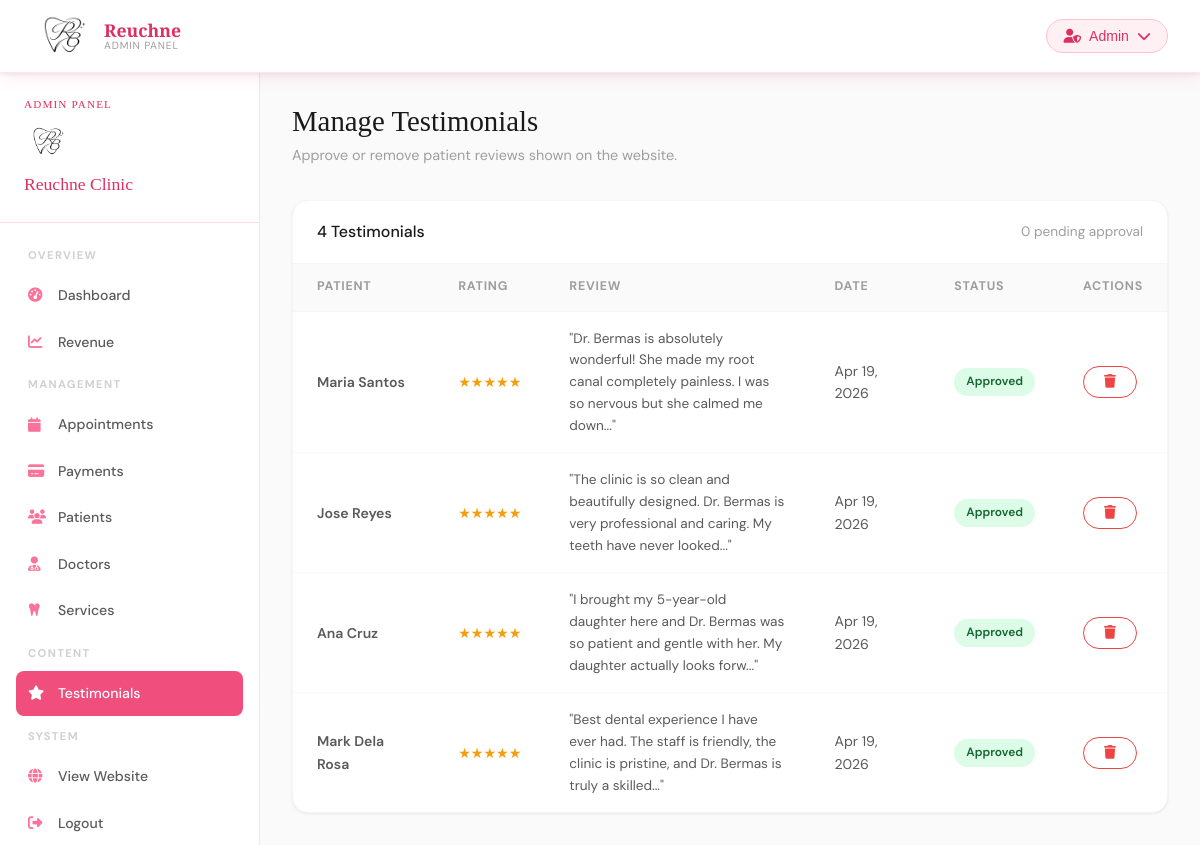
/admin/testimonials.php (signed in), run on the app's committed database.
### tables this page shows
CREATE TABLE testimonials (
    id INT AUTO_INCREMENT PRIMARY KEY,
    patient_id INT,
    patient_name VARCHAR(150),
    content TEXT NOT NULL,
    rating INT DEFAULT 5,
    is_approved TINYINT(1) DEFAULT 0,
    created_at TIMESTAMP DEFAULT CURRENT_TIMESTAMP,
    FOREIGN KEY (patient_id) REFERENCES users(id) ON DELETE SET NULL
);

### includes/auth.php (called while the page is built, shortened)
<?php
function sanitize($input) {
    return htmlspecialchars(strip_tags(trim($input)));
}

### admin/testimonials.php (the view, shortened to what this page needs)
<?php
require_once __DIR__ . '/../includes/auth.php';
$db = getDB();
$testimonials = $db->query("SELECT * FROM testimonials ORDER BY is_approved ASC, created_at DESC")->fetch_all(MYSQLI_ASSOC);
require_once __DIR__ . '/../includes/admin-sidebar.php';
?>
<div class="page-header">
    <h1>Manage Testimonials</h1>
    <p>Approve or remove patient reviews shown on the website.</p>
</div>
<div class="table-card">
    <div class="table-header">
        <h3><?= count($testimonials) ?> Testimonials</h3>
        <span style="font-size:0.85rem;color:var(--gray-500)"><?= count(array_filter($testimonials,fn($t)=>!$t['is_approved'])) ?> pending approval</span>
    </div>
    <div class="table-wrap">
        <table>
            <thead><tr><th>Patient</th><th>Rating</th><th>Review</th><th>Date</th><th>Status</th><th>Actions</th></tr></thead>
            <tbody>
            <?php foreach ($testimonials as $t): ?>
            <tr style="<?= !$t['is_approved'] ? 'background:var(--pink-50)' : '' ?>">
                <td style="font-weight:600"><?= sanitize($t['patient_name'] ?? 'Anonymous') ?></td>
                <td style="color:#f59e0b"><?= str_repeat('★',$t['rating']) ?></td>
                <td style="max-width:300px;font-size:0.85rem;color:var(--gray-700)">"<?= sanitize(substr($t['content'],0,120)) ?>..."</td>
                <td><?= date('M d, Y', strtotime($t['created_at'])) ?></td>
                <td>
                    <?php if ($t['is_approved']): ?>
                    <span class="badge badge-approved">Approved</span>
                    <?php else: ?>
                    <span class="badge badge-pending">Pending</span>
                    <?php endif; ?>
                </td>
                <td>
                    <div style="display:flex;gap:0.4rem">
                        <a href="?delete=<?= $t['id'] ?>" class="btn-secondary btn-sm" style="font-size:0.73rem;color:#ef4444;border-color:#ef4444" data-confirm="Delete this testimonial?"><i class="fas fa-trash"></i></a>
                    </div>
                </td>
            </tr>
            <?php endforeach; ?>
            </tbody>
        </table>
    </div>
</div>
<?php require_once __DIR__ . '/../includes/dashboard-footer.php'; ?>

### assets/css/main.css (style rules this page uses)
:root { --pink-50: #fff0f4; --pink-100: #ffe0e9; --pink-200: #ffc0d3; --pink-300: #ff99b8; --pink-400: #f9739a; --pink-500: #f04e7d; --pink-600: #dc3060; --pink-700: #b8204a; --white: #ffffff; --gray-50: #fafafa; --gray-100: #f5f5f5; --gray-200: #e8e8e8; --gray-300: #d0d0d0; --gray-500: #9e9e9e; --gray-700: #5a5a5a; --gray-900: #1a1a1a; --shadow-sm: 0 1px 3px rgba(240,78,125,0.08), 0 1px 2px rgba(0,0,0,0.04); --shadow-md: 0 4px 16px rgba(240,78,125,0.12), 0 2px 4px rgba(0,0,0,0.06); --shadow-lg: 0 10px 40px rgba(240,78,125,0.16), 0 4px 12px rgba(0,0,0,0.08); --shadow-xl: 0 24px 64px rgba(240,78,125,0.18); --radius-sm: 8px; --radius-md: 16px; --radius-lg: 24px; --radius-xl: 32px; --font-display: 'Cormorant Garamond', 'Playfair Display', Georgia, serif; --font-body: 'DM Sans', system-ui, sans-serif; --transition: all 0.3s cubic-bezier(0.4, 0, 0.2, 1); }
*, *::before, *::after { box-sizing: border-box; margin: 0; padding: 0; }
html { scroll-behavior: smooth; }
body { font-family: var(--font-body); color: var(--gray-900); background: var(--white); line-height: 1.6; overflow-x: hidden; }
h1,h2,h3,h4,h5 { font-family: var(--font-display); line-height: 1.2; }
h1 { font-size: clamp(2.4rem, 5vw, 4rem); font-weight: 400; }
h3 { font-size: clamp(1.3rem, 2.5vw, 1.8rem); font-weight: 500; }
p { color: var(--gray-700); font-size: 0.97rem; line-height: 1.75; }
a { text-decoration: none; color: inherit; }
.btn-secondary { display: inline-flex; align-items: center; gap: 0.5rem; padding: 0.85rem 2rem; border-radius: 50px; background: transparent; color: var(--pink-500); border: 1.5px solid var(--pink-400); font-family: var(--font-body); font-size: 0.95rem; font-weight: 500; cursor: pointer; transition: var(--transition); text-decoration: none; }
.btn-sm { padding: 0.5rem 1.25rem !important; font-size: 0.85rem !important; }
.page-header { margin-bottom: 2rem; }
.page-header h1 { font-size: 1.8rem; margin-bottom: 0.25rem; }
.page-header p { color: var(--gray-500); font-size: 0.9rem; }
.table-card { background: white; border-radius: var(--radius-md); box-shadow: var(--shadow-sm); border: 1px solid var(--gray-100); overflow: hidden; }
.table-header { padding: 1.25rem 1.5rem; border-bottom: 1px solid var(--gray-100); display: flex; align-items: center; justify-content: space-between; flex-wrap: gap; gap: 1rem; }
.table-header h3 { font-size: 1rem; margin: 0; font-family: var(--font-body); }
.table-wrap { overflow-x: auto; }
table { width: 100%; border-collapse: collapse; }
thead th { padding: 0.85rem 1.5rem; text-align: left; font-size: 0.78rem; font-weight: 700; color: var(--gray-500); letter-spacing: 0.06em; text-transform: uppercase; background: var(--gray-50); border-bottom: 1px solid var(--gray-100); }
tbody td { padding: 1rem 1.5rem; font-size: 0.88rem; color: var(--gray-700); border-bottom: 1px solid var(--gray-50); }
tbody tr:last-child td { border-bottom: none; }
.badge { display: inline-flex; align-items: center; gap: 0.3rem; padding: 0.25rem 0.75rem; border-radius: 50px; font-size: 0.75rem; font-weight: 600; }
.badge-approved { background: #dcfce7; color: #166534; }

### data on the page
testimonials: patient_name "Maria Santos", rating "★★★★★", content "Dr. Bermas is absolutely wonderful! She made my root canal completely painless. I was so nervous but she calmed me down", created_at "Apr 19, 2026", is_approved "Approved"
testimonials: patient_name "Jose Reyes", rating "★★★★★", content "The clinic is so clean and beautifully designed. Dr. Bermas is very professional and caring. My teeth have never looked", created_at "Apr 19, 2026", is_approved "Approved"
testimonials: patient_name "Ana Cruz", rating "★★★★★", content "I brought my 5-year-old daughter here and Dr. Bermas was so patient and gentle with her. My daughter actually looks forw", created_at "Apr 19, 2026", is_approved "Approved"
testimonials: patient_name "Mark Dela Rosa", rating "★★★★★", content "Best dental experience I have ever had. The staff is friendly, the clinic is pristine, and Dr. Bermas is truly a skilled", created_at "Apr 19, 2026", is_approved "Approved"

### other printed values
count($testimonials) "4"
count(array_filter($testimonials,fn($t)=>!$t['is_approved'])) "0"
